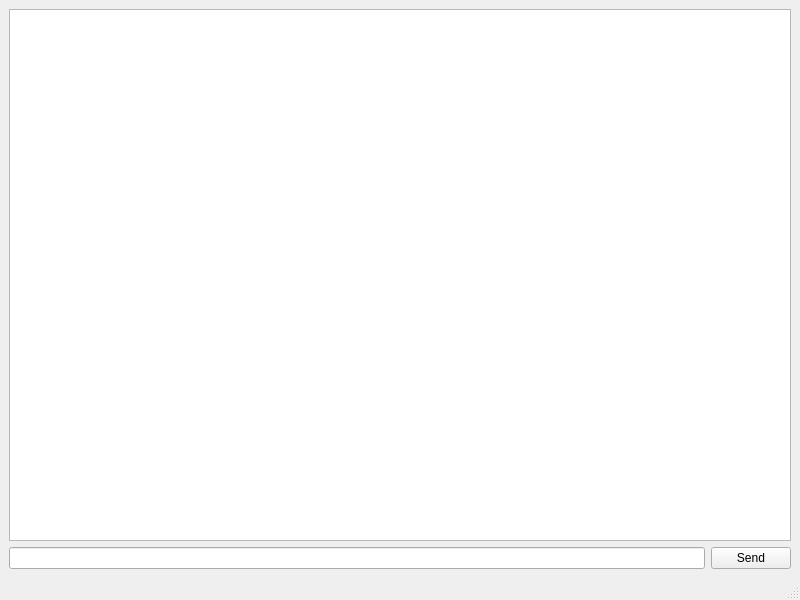
<?xml version="1.0" encoding="UTF-8"?>
<ui version="4.0">
 <class>MainWindow</class>
 <widget class="QMainWindow" name="MainWindow">
  <property name="geometry">
   <rect>
    <x>0</x>
    <y>0</y>
    <width>800</width>
    <height>600</height>
   </rect>
  </property>
  <property name="windowTitle">
   <string>MainWindow</string>
  </property>
  <widget class="QWidget" name="centralwidget">
   <layout class="QGridLayout" name="gridLayout">
    <item row="1" column="1">
     <widget class="QPushButton" name="pushButton_2">
      <property name="text">
       <string>Send</string>
      </property>
     </widget>
    </item>
    <item row="0" column="0" colspan="2">
     <widget class="QTextBrowser" name="textBrowser"/>
    </item>
    <item row="1" column="0">
     <widget class="QLineEdit" name="lineEdit"/>
    </item>
   </layout>
  </widget>
  <widget class="QMenuBar" name="menubar">
   <property name="geometry">
    <rect>
     <x>0</x>
     <y>0</y>
     <width>800</width>
     <height>21</height>
    </rect>
   </property>
  </widget>
  <widget class="QStatusBar" name="statusbar"/>
 </widget>
 <resources/>
 <connections/>
</ui>
